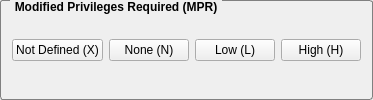
             <widget class="QGroupBox" name="mprGroupBox">
              <property name="styleSheet">
               <string notr="true">QGroupBox {
    border: 1px solid gray;
    border-radius: 3px;
    margin-top: 0.5em;
	font-weight: bold;
}

QGroupBox::title {
    subcontrol-origin: margin;
    left: 10px;
    padding: 0 3px 0 3px;
}</string>
              </property>
              <property name="title">
               <string>Modified Privileges Required (MPR)</string>
              </property>
              <layout class="QHBoxLayout" name="horizontalLayout_20">
               <item>
                <widget class="QPushButton" name="mprxPushButton">
                 <property name="toolTip">
                  <string>&lt;html&gt;&lt;head/&gt;&lt;body&gt;&lt;p&gt;Assigning this value to the metric will not influence the score. It is a signal to the equation to skip this metric.&lt;/p&gt;&lt;/body&gt;&lt;/html&gt;</string>
                 </property>
                 <property name="text">
                  <string>Not Defined (X)</string>
                 </property>
                 <property name="checkable">
                  <bool>true</bool>
                 </property>
                 <property name="autoExclusive">
                  <bool>true</bool>
                 </property>
                </widget>
               </item>
               <item>
                <widget class="QPushButton" name="mprnPushButton">
                 <property name="toolTip">
                  <string>&lt;html&gt;&lt;head/&gt;&lt;body&gt;&lt;p&gt;The attacker is unauthorized prior to attack, and therefore does not require any access to settings or files to carry out an attack.&lt;/p&gt;&lt;/body&gt;&lt;/html&gt;</string>
                 </property>
                 <property name="text">
                  <string>None (N)</string>
                 </property>
                 <property name="checkable">
                  <bool>true</bool>
                 </property>
                 <property name="autoExclusive">
                  <bool>true</bool>
                 </property>
                </widget>
               </item>
               <item>
                <widget class="QPushButton" name="mprlPushButton">
                 <property name="toolTip">
                  <string>&lt;html&gt;&lt;head/&gt;&lt;body&gt;&lt;p&gt;The attacker is authorized with (i.e. requires) privileges that provide basic user capabilities that could normally affect only settings and files owned by a user. Alternatively, an attacker with Low privileges may have the ability to cause an impact only to non-sensitive resources.&lt;/p&gt;&lt;/body&gt;&lt;/html&gt;</string>
                 </property>
                 <property name="text">
                  <string>Low (L)</string>
                 </property>
                 <property name="checkable">
                  <bool>true</bool>
                 </property>
                 <property name="autoExclusive">
                  <bool>true</bool>
                 </property>
                </widget>
               </item>
               <item>
                <widget class="QPushButton" name="mprhPushButton">
                 <property name="toolTip">
                  <string>&lt;html&gt;&lt;head/&gt;&lt;body&gt;&lt;p&gt;The attacker is authorized with (i.e. requires) privileges that provide significant (e.g. administrative) control over the vulnerable component that could affect component-wide settings and files.&lt;/p&gt;&lt;/body&gt;&lt;/html&gt;</string>
                 </property>
                 <property name="text">
                  <string>High (H)</string>
                 </property>
                 <property name="checkable">
                  <bool>true</bool>
                 </property>
                 <property name="autoExclusive">
                  <bool>true</bool>
                 </property>
                </widget>
               </item>
              </layout>
             </widget>
